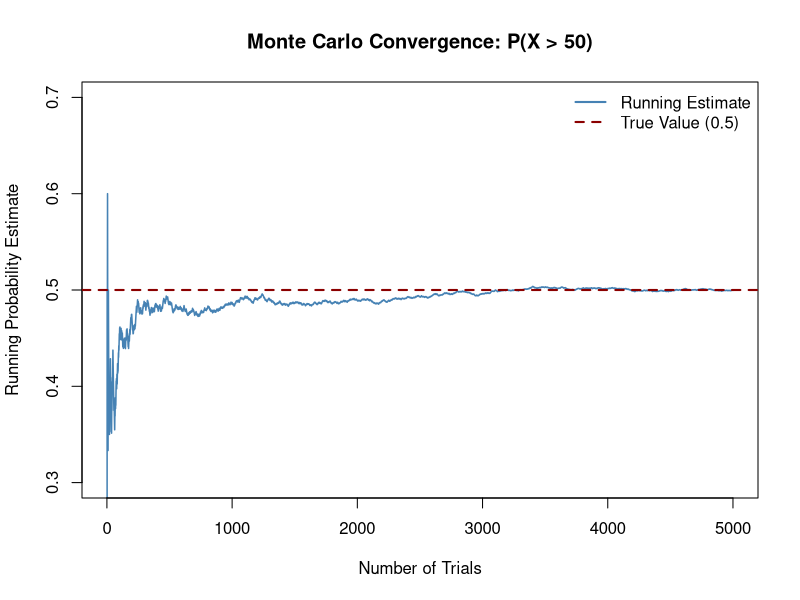
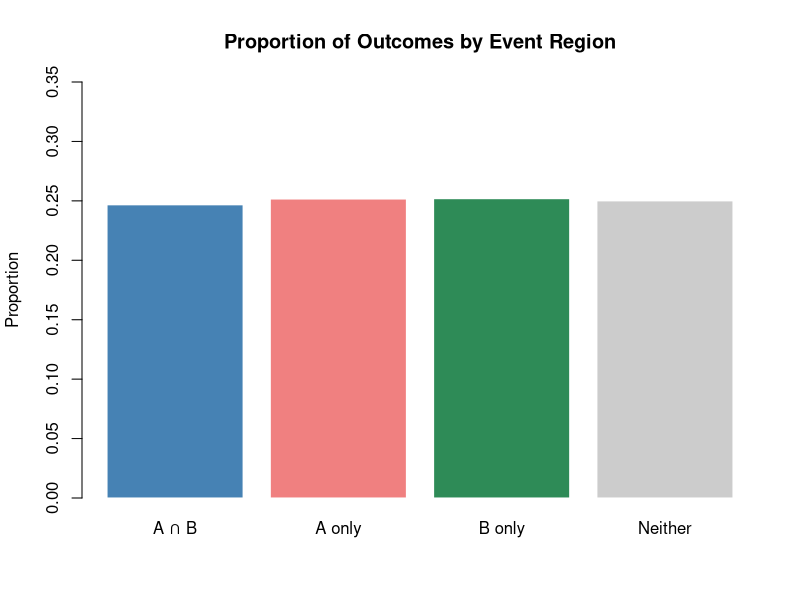

Generate these figures, in order, with R:
## ---- chunk 1
knitr::opts_chunk$set(
  echo    = TRUE,
  warning = FALSE,
  message = FALSE,
  comment = "#>"
)
## ---- chunk 2
set.seed(42)
n <- 100000   # more simulations → more accurate estimate

# Simulate random integers 1–100
sim_data <- sample(1:100, size = n, replace = TRUE)

# Estimate P(X > 50)
prob_gt50 <- mean(sim_data > 50)
cat("Estimated P(X > 50):", prob_gt50, "\n")
cat("Theoretical value  : 0.50\n")
## ---- chunk 3
# Visualise convergence: running estimate vs trial number
set.seed(42)
trials   <- sample(1:100, size = 5000, replace = TRUE)
running  <- cumsum(trials > 50) / seq_along(trials)

plot(running,
     type = "l", col = "steelblue", lwd = 1.5,
     ylim = c(0.3, 0.7),
     main = "Monte Carlo Convergence: P(X > 50)",
     xlab = "Number of Trials",
     ylab = "Running Probability Estimate")
abline(h = 0.5, col = "darkred", lwd = 2, lty = 2)
legend("topright",
       legend = c("Running Estimate", "True Value (0.5)"),
       col    = c("steelblue", "darkred"),
       lty    = c(1, 2), lwd = 2, bty = "n")
## ---- chunk 4
set.seed(123)
N <- 100000   # large sample for accurate estimation

# Generate 100,000 random integers 1–100
data <- sample(1:100, size = N, replace = TRUE)

# Define two events
A <- data > 50      # Event A: number > 50
B <- data %% 2 == 0 # Event B: number is even

# --- Step 1: Basic probabilities ---
P_A       <- mean(A)       # P(A)  ≈ 0.50
P_B       <- mean(B)       # P(B)  ≈ 0.50
P_A_and_B <- mean(A & B)   # P(A ∩ B)

# --- Step 2: Empirical conditional probability ---
P_A_given_B_empirical   <- P_A_and_B / P_B

# --- Step 3: Theoretical value ---
# Numbers 51–100 that are even: 25 values out of 50 even numbers → 0.5
P_A_given_B_theoretical <- 0.5

cat("P(A)              :", round(P_A, 4), "\n")
cat("P(B)              :", round(P_B, 4), "\n")
cat("P(A ∩ B)          :", round(P_A_and_B, 4), "\n")
cat("P(A|B) empirical  :", round(P_A_given_B_empirical, 4), "\n")
cat("P(A|B) theoretical:", P_A_given_B_theoretical, "\n")
## ---- chunk 5
# Proportion of outcomes in each region
region <- ifelse(A & B,  "A ∩ B",
          ifelse(A & !B, "A only",
          ifelse(!A & B, "B only", "Neither")))

counts <- table(region) / N

barplot(counts,
        col    = c("steelblue", "lightcoral", "seagreen", "grey80"),
        border = "white",
        main   = "Proportion of Outcomes by Event Region",
        ylab   = "Proportion",
        ylim   = c(0, 0.35))
